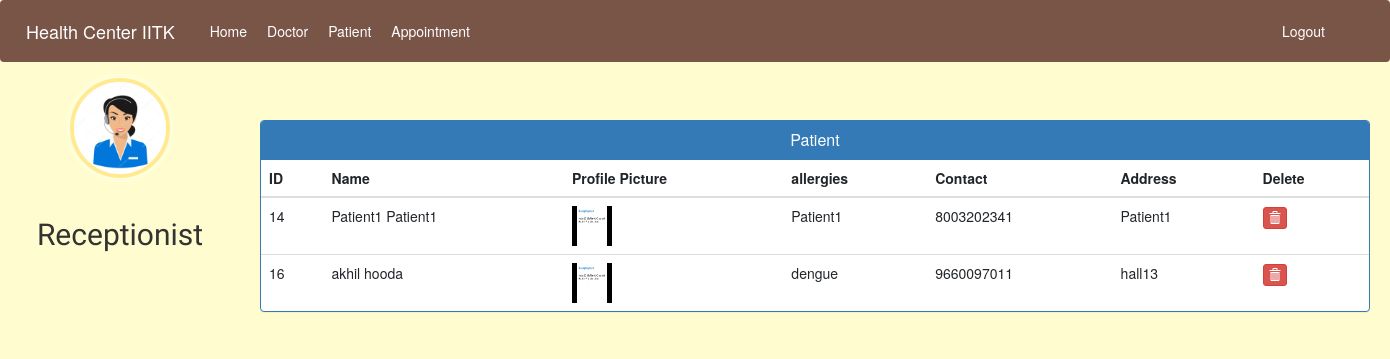
Page /admin-view-patient (signed in) on the earlier database version.
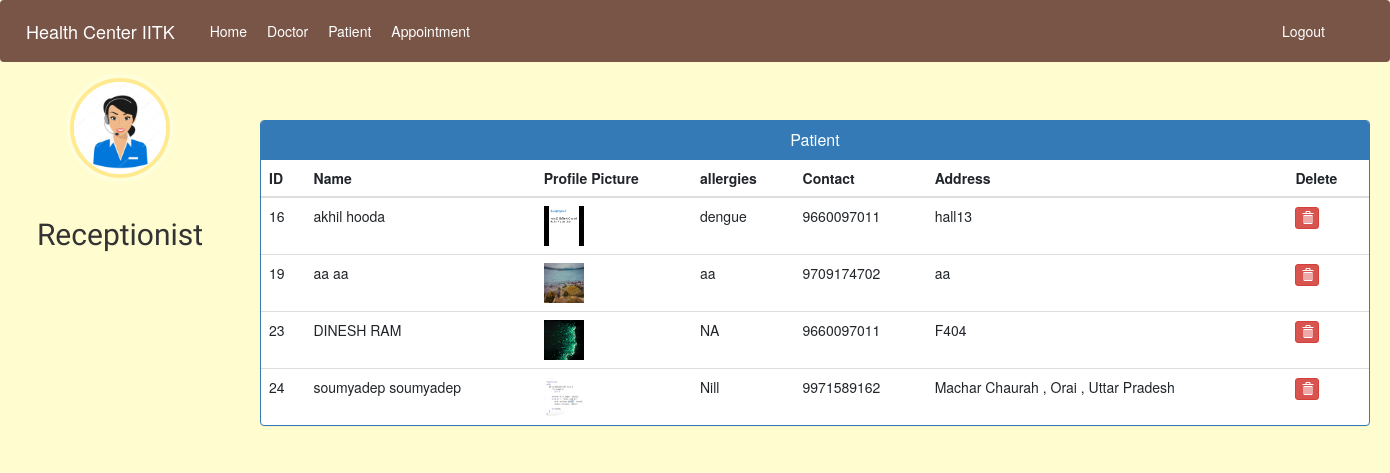
Same page on the later database version.
### hospital/models.py (models this page shows, shortened)
class Patient(models.Model):
    user = models.OneToOneField(User, on_delete=models.CASCADE)
    profile_pic = models.ImageField(
        upload_to='profile_pic/PatientProfilePic/', default='../static/images/error.jpg', null=True, blank=True)
    address = models.CharField(max_length=40)
    mobile = models.CharField(max_length=20, null=False)
    symptoms = models.CharField(max_length=100, null=False)
    assignedDoctorId = models.PositiveIntegerField(null=True)
    admitDate = models.DateField(auto_now=True)
    status = models.BooleanField(default=False)
    @property
    def get_name(self):
        return self.user.first_name+" "+self.user.last_name
    @property
    def get_id(self):
        return self.user.id

### hospital/views.py (the view)
# urls.py: path('admin-view-patient', views.admin_view_patient_view,
@login_required(login_url='adminlogin')
@user_passes_test(is_admin)
def admin_view_patient_view(request):
    patients = models.Patient.objects.all().filter(status=True)
    return render(request, 'hospital/admin_view_patient.html', {'patients': patients})

### hospital/views.py (called while the page is built)
def is_admin(user):
    return user.groups.filter(name='ADMIN').exists()

### templates/hospital/admin_view_patient.html (shortened to what this page needs)
{% extends 'hospital/admin_base.html' %}
{% block content %}
{%load static%}
<head>
  <link href="//netdna.bootstrapcdn.com/bootstrap/3.0.0/css/bootstrap.min.css" rel="stylesheet" id="bootstrap-css">
</head>
<div class="container">
  <br/>
  <br/>
  <br/>
  <br/>
  <div class="panel panel-primary">
    <div class="panel-heading">
      <h6 class="panel-title">Patient</h6>
    </div>
    <table class="table table-hover" id="dev-table">
      <thead>
        <tr>
          <th>ID</th>
          <th>Name</th>
          <th>Profile Picture</th>
          <th>allergies</th>
          <th>Contact</th>
          <th>Address</th>
          <th>Delete</th>
        </tr>
      </thead>
      {% for p in patients %}
      <tr>
        <td> {{p.get_id}}</td>
        <td> {{p.get_name}}</td>
        <td> <img src="{% static p.profile_pic.url %}" alt="Profile Pic" height="40px" width="40px" /></td>
        <td>{{p.symptoms}}</td>
        <td>{{p.mobile}}</td>
        <td>{{p.address}}</td>
        <td><a class="btn btn-danger btn-xs" href="{% url 'delete-patient-from-hospital' p.id  %}"><span
              class="glyphicon glyphicon-trash"></span></a></td>
      </tr>
      {% endfor %}
    </table>
  </div>
</div>
{% endblock content %}

### templates/hospital/admin_base.html (shortened to what this page needs)
<!DOCTYPE html>
{% load static %}
<html lang="en">
<head>
  <link rel="stylesheet" href="https://stackpath.bootstrapcdn.com/bootstrap/4.3.1/css/bootstrap.min.css">
  <link rel="stylesheet" href="https://maxcdn.bootstrapcdn.com/font-awesome/4.7.0/css/font-awesome.min.css">
  <link rel="stylesheet" href="{% static '/style.css' %}">
</head>
<body style="background-color:rgb(255, 253, 208) ;" style="font-family: 'Work Sans', sans-serif;">
  <nav class="menu" tabindex="0">
    <header style="background-color: rgb(255, 253, 208);" class="avatar">
      <img src="{% static "images/admin.png" %}" />
      <br><br>
      <h2 style="font-family: 'Work Sans', sans-serif;">Receptionist</h2>
    </header>
  </nav>
  <main>
    <div class="bs-example">
      <nav class="navbar navbar-expand-lg  navbar-dark fixed-top" id="fkup" style="background:rgb(121, 85, 72);">
        <a href="#" class="navbar-brand">Health Center IITK</a>
        <a href="/admin-dashboard" class="nav-item nav-link" style="color:white" style="font-family: 'Work Sans', sans-serif;">Home</a>
        <a href="/admin-doctor" class="nav-item nav-link"style="color:white" style="font-family: 'Work Sans', sans-serif;">Doctor</a>
        <a href="/admin-patient" class="nav-item nav-link"style="color:white"style="font-family: 'Work Sans', sans-serif;">Patient</a>
        <a href="/admin-appointment" class="nav-item nav-link"style="color:white" style="font-family: 'Work Sans', sans-serif;">Appointment</a>
        <div class="collapse navbar-collapse justify-content-between" id="navbarCollapse">
          <div class="navbar-nav" style=" margin-left: 90%;">
            <a href="/logout" class="nav-item nav-link" style="color:white">Logout</a>
          </div>
        </div>
      </nav>
    </div>
    <br><br>
    {% block content %}
    {% endblock content %}
    <br><br><br><br>
  </main>
</body>
</html>

### static/style.css (style rules this page uses)
body { padding-left: 240px; }
main { position: relative; height: 100vh; }
.menu { background: #5bc995; height: 100vh; width: 240px; position: fixed; top: 0px; left: 0; z-index: 5; outline: none; }
.menu .avatar { background: rgba(0, 0, 0, 0.1); padding: 2em 0.5em; text-align: center; }
.menu .avatar img { width: 100px; border-radius: 50%; overflow: hidden; border: 4px solid #ffea92; box-shadow: 0 0 0 4px rgba(255, 255, 255, 0.2); }
.menu .avatar h2 { font-weight: normal; margin-bottom: 0; }

### templates/hospital/admin_base.html (style rules this page uses)
a:link { text-decoration: none; }
a { color: rgb(202, 35, 35); }
.menu { background-color: rgb(255, 253, 208); }
.avatar { border-radius: 50%; background-color: rgb(255, 253, 208); margin-top: 50px; }
#fkup { position : fixed; margin-bottom: 20%; }
body { background-color: rgb(255, 253, 208); font-family: 'Work Sans', sans-serif; }

### templates/hospital/admin_view_patient.html (style rules this page uses)
a:link { text-decoration: none; }
h6 { text-align: center; }

Differences in the rows shown:
removed Patient: get_id "14", get_name "Patient1 Patient1", profile_pic (picture), symptoms "Patient1", mobile "8003202341", address "Patient1"
added Patient: get_id "19", get_name "aa aa", profile_pic (picture), symptoms "aa", mobile "9709174702", address "aa"
added Patient: get_id "23", get_name "DINESH RAM", profile_pic (picture), symptoms "NA", mobile "9660097011", address "F404"
added Patient: get_id "24", get_name "soumyadep soumyadep", profile_pic (picture), symptoms "Nill", mobile "9971589162", address "Machar Chaurah , Orai , Uttar Pradesh"
